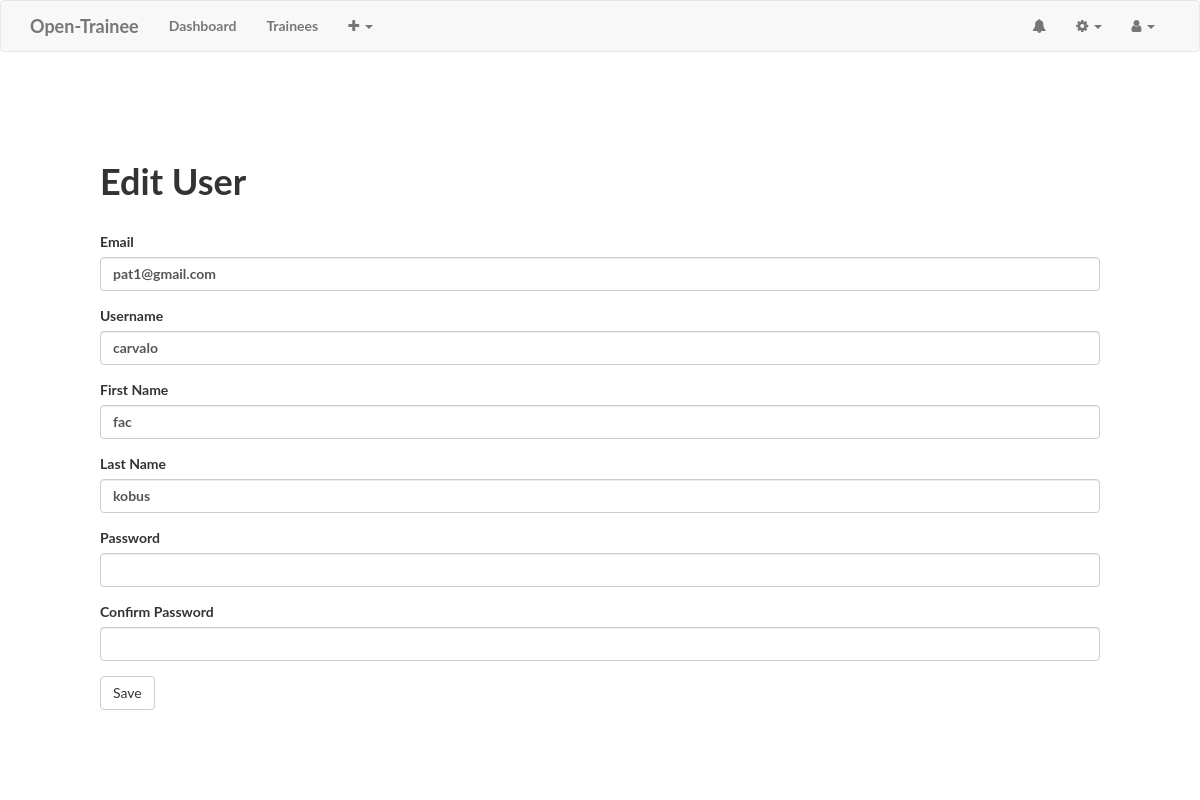
Screenshot of /users/edit/2 (signed in) with the database file from the repository.
### app/models.py (models this page shows, shortened)
class User(UserMixin, db.Model):
    __tablename__ = 'users'
    id = db.Column(db.Integer, primary_key=True)
    email = db.Column(db.String(60), index=True, unique=True)
    username = db.Column(db.String(60), index=True, unique=True)
    first_name = db.Column(db.String(60), index=True)
    last_name = db.Column(db.String(60), index=True)
    password_hash = db.Column(db.String(128))
    role_id = db.Column(db.Integer, db.ForeignKey('roles.id'))
    trainees = db.relationship('Trainee', backref='owner')
    about_me = db.Column(db.String(140))
    last_seen = db.Column(db.DateTime, default=datetime.utcnow)
    avatar = db.Column(db.String, default=None, nullable=True)
    @property
    def password(self):
        raise AttributeError('password is not a readable attribute.')

### app/user/routes.py (the view, shortened to what this page needs)
@user.route('/users/edit/<int:id>', methods=['GET', 'POST'])
@login_required
def edit(id):
    add = False
    user = User.query.get_or_404(id)
    form = userForm(obj=user)
    form.first_name.data = user.first_name
    form.last_name.data = user.last_name
    form.email.data = user.email
    return render_template('user/form.html', action="Edit",
                           add=add, form=form,
                           user=user, title="Edit user")

### app/user/forms.py
class userForm(FlaskForm):
    email = StringField('Email', validators=[DataRequired(), Email()])
    username = StringField('Username', validators=[DataRequired()])
    first_name = StringField('First Name', validators=[DataRequired()])
    last_name = StringField('Last Name', validators=[DataRequired()])
    password = PasswordField('Password', validators=[
                                        DataRequired(),
                                        EqualTo('confirm_password')
                                        ])
    confirm_password = PasswordField('Confirm Password')
    submit = SubmitField('Save')

### app/home/routes.py (called while the page is built)
@home.before_app_request
def before_request():
    if current_user.is_authenticated:
        current_user.last_seen = datetime.utcnow()
        db.session.commit()

### app/models.py (called while the page is built)
@login.user_loader
def load_user(user_id):
    return User.query.get(int(user_id))

### app/templates/user/form.html (shortened to what this page needs)
{% import "bootstrap/wtf.html" as wtf %}
{% extends "base.html" %}
{% block body %}
<div class="content-section">
 <div class="outer">
    <div class="middle">
      <div class="inner">
        <div class="center">
            {% if add %}
                <h1>Add User</h1>
            {% else %}
                <h1>Edit User</h1>
            {% endif %}
            <br/>
            {{ wtf.quick_form(form) }}
        </div>
      </div>
    </div>
  </div>
</div>
{% endblock %}

### app/static/css/style.css (style rules this page uses)
body, html { width: 100%; height: 100%; }
body, h1, h2, h3 { font-family: "Lato", "Helvetica Neue", Helvetica, Arial, sans-serif; font-weight: 700; }
.outer { display: table; height: 70%; width: 100%; }
.middle { display: table-cell; vertical-align: middle; }
.inner { padding: 70px; margin-left: auto; margin-right: auto; }

### rows the page displays
User: email "pat1@gmail.com", username "carvalo", first_name "fac", last_name "kobus"
